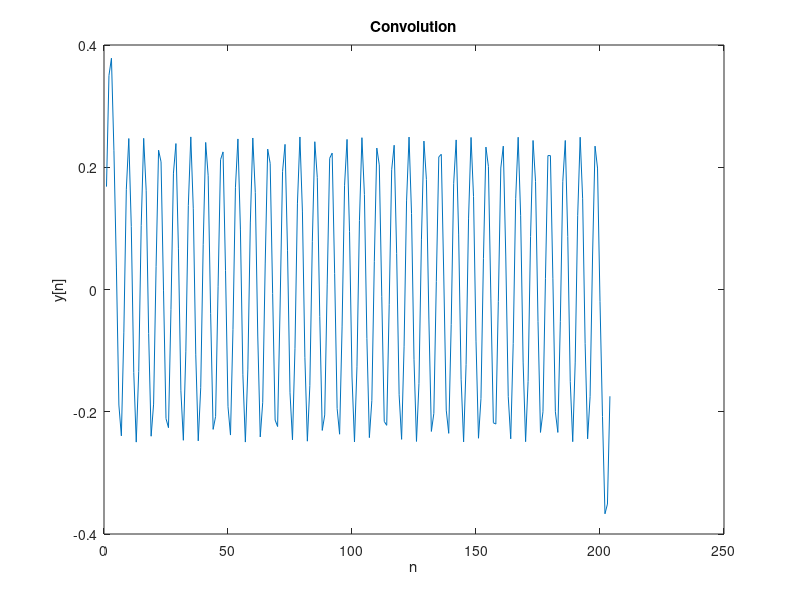

Source code (MATLAB):
n=1:200;
M=5;
xn=sin(n);
hn=(1/M)+zeros(1,M); %-------Calculated impulse response--------
yn=conv(xn,hn); %-------performing convolution---------
plot(yn);
title("Convolution");
xlabel("n");
ylabel("y[n]");
